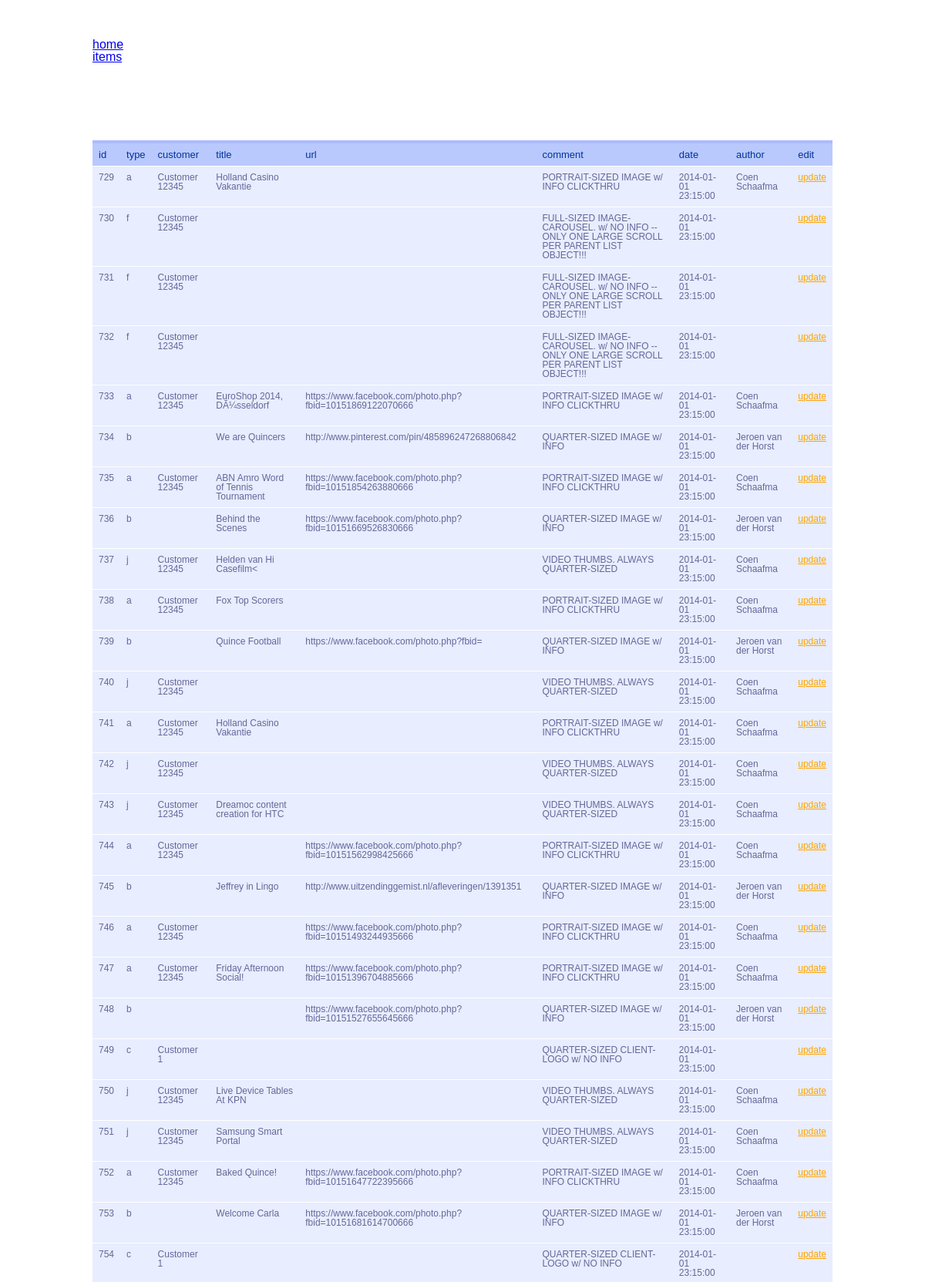
Screenshot of /admin/items.php (upper part) with the database file from the repository.
### tables this page shows
CREATE TABLE `items` (
  `id` int(11) NOT NULL AUTO_INCREMENT,
  `type` char(1) DEFAULT NULL,
  `comment` varchar(100) DEFAULT NULL,
  `date` datetime DEFAULT NULL,
  `customer` int(11) DEFAULT NULL,
  `title` varchar(100) DEFAULT NULL,
  `text` text,
  `author` int(11) DEFAULT NULL,
  `url` varchar(100) DEFAULT NULL,
  `portal` varchar(10) DEFAULT NULL,
  `ref` varchar(100) DEFAULT NULL,
  PRIMARY KEY (`id`),
  KEY `customer` (`customer`),
  KEY `author` (`author`),
  KEY `type` (`type`),
  CONSTRAINT `items_ibfk_1` FOREIGN KEY (`customer`) REFERENCES `customers` (`id`),
  CONSTRAINT `items_ibfk_2` FOREIGN KEY (`author`) REFERENCES `authors` (`id`),
  CONSTRAINT `items_ibfk_3` FOREIGN KEY (`type`) REFERENCES `types` (`type`)
);

CREATE TABLE `customers` (
  `id` int(11) NOT NULL AUTO_INCREMENT,
  `name` varchar(100) DEFAULT NULL,
  PRIMARY KEY (`id`)
);

CREATE TABLE `authors` (
  `id` int(11) NOT NULL AUTO_INCREMENT,
  `name` varchar(100) NOT NULL,
  `job` varchar(100) DEFAULT NULL,
  PRIMARY KEY (`id`)
);

### admin/items.php (the view, shortened to what this page needs)
<?php
$query = "SELECT items.id as id, items.type as type, customers.name as customer, items.title as title, items.url as url, items.comment as comment, items.date as date, authors.name as author
		FROM (items LEFT JOIN customers ON customers.id = items.customer) LEFT JOIN authors ON authors.id = items.author";
$result = mysql_query($query);
include 'inc/header.php';
include 'inc/nav.php';
?>
	<section  class="container clearhack">
		<table id="box-table-a">
			<thead>
				<tr>
					<th>id</th>
					<th>type</th>
					<th>customer</th>
					<th>title</th>
					<th>url</th>
					<th>comment</th>
					<th>date</th>
					<th>author</th>
					<th>edit</th>
				</tr>
			</thead>
			<tbody>
				<?php
				while($row = mysql_fetch_array($result)){
				echo "<tr>".
						"<td>" . $row['id'] . "</td>".
						"<td>" . $row['type'] . "</td>".
						"<td>" . $row['customer'] . "</td>".
						"<td>" . $row['title'] . "</td>".
						"<td>" . $row['url'] . "</td>".
						"<td>" . $row['comment'] . "</td>".
						"<td>" . $row['date'] . "</td>".
						"<td>" . $row['author'] . "</td>".
						'<td><a href="update.php?id=' . $row["id"] .'"' . '>update</a></td>'.
						"</tr>";
				}
			?>
			</tbody>
		</table>
	</section>
</body>
</head>

### admin/inc/header.php (shortened to what this page needs)
<!DOCTYPE html>
<html>
<head>
    <link href="css/reset.css" rel="stylesheet" />
    <link href="css/style.css" rel="stylesheet" />
</head>
<body>

### admin/inc/nav.php
<section class="container clearhack" >
	<header>
		<nav>
			<ul>
				<li><a href="index.php">home</a></li>
				<li><a href="items.php">items</a></li>
			</ul>
		</nav>
	</header>
</section>

### admin/css/style.css (style rules this page uses)
html, body { margin: 0; padding: 0; }
body { font-family: sans-serif; font-size: 16px; }
section { padding: 50px 0; }
table { font-family: Sans-Serif; font-size: 12px; text-align: left; border-collapse: collapse; width: 100%; }
table th { font-size: 13px; font-weight: normal; padding: 8px; background: #b9c9fe; border-top: 4px solid #aabcfe; border-bottom: 1px solid #fff; color: #039; }
table td { padding: 8px; background: #e8edff; border-bottom: 1px solid #fff; color: #669; border-top: 1px solid transparent; }
table tr a { color: orange; }
.container { margin: 0 auto; width: 960px; }
.clearhack { zoom: 1; }
.clearhack:before, .clearhack:after { content: ""; display: table; }
.clearhack:after { clear: both; }

### rows the page displays
items: id "729", type "a", customer.name "Customer 12345", title "Holland Casino Vakantie", comment "PORTRAIT-SIZED IMAGE w/ INFO CLICKTHRU", date "2014-01-01 23:15:00", author.name "Coen Schaafma"
items: id "730", type "f", customer.name "Customer 12345", comment "FULL-SIZED IMAGE-CAROUSEL. w/ NO INFO -- ONLY ONE LARGE SCROLL PER PARENT LIST OBJECT!!!", date "2014-01-01 23:15:00"
items: id "731", type "f", customer.name "Customer 12345", comment "FULL-SIZED IMAGE-CAROUSEL. w/ NO INFO -- ONLY ONE LARGE SCROLL PER PARENT LIST OBJECT!!!", date "2014-01-01 23:15:00"
items: id "732", type "f", customer.name "Customer 12345", comment "FULL-SIZED IMAGE-CAROUSEL. w/ NO INFO -- ONLY ONE LARGE SCROLL PER PARENT LIST OBJECT!!!", date "2014-01-01 23:15:00"
items: id "733", type "a", customer.name "Customer 12345", title "EuroShop 2014, DÃ¼sseldorf", url "https://www.facebook.com/photo.php?fbid=10151869122070666", comment "PORTRAIT-SIZED IMAGE w/ INFO CLICKTHRU", date "2014-01-01 23:15:00", author.name "Coen Schaafma"
items: id "734", type "b", title "We are Quincers", url "http://www.pinterest.com/pin/485896247268806842", comment "QUARTER-SIZED IMAGE w/ INFO", date "2014-01-01 23:15:00", author.name "Jeroen van der Horst"
items: id "735", type "a", customer.name "Customer 12345", title "ABN Amro Word of Tennis Tournament", url "https://www.facebook.com/photo.php?fbid=10151854263880666", comment "PORTRAIT-SIZED IMAGE w/ INFO CLICKTHRU", date "2014-01-01 23:15:00", author.name "Coen Schaafma"
items: id "736", type "b", title "Behind the Scenes", url "https://www.facebook.com/photo.php?fbid=10151669526830666", comment "QUARTER-SIZED IMAGE w/ INFO", date "2014-01-01 23:15:00", author.name "Jeroen van der Horst"
items: id "737", type "j", customer.name "Customer 12345", title "Helden van Hi Casefilm<", comment "VIDEO THUMBS. ALWAYS QUARTER-SIZED", date "2014-01-01 23:15:00", author.name "Coen Schaafma"
items: id "738", type "a", customer.name "Customer 12345", title "Fox Top Scorers", comment "PORTRAIT-SIZED IMAGE w/ INFO CLICKTHRU", date "2014-01-01 23:15:00", author.name "Coen Schaafma"
items: id "739", type "b", title "Quince Football", url "https://www.facebook.com/photo.php?fbid=", comment "QUARTER-SIZED IMAGE w/ INFO", date "2014-01-01 23:15:00", author.name "Jeroen van der Horst"
items: id "740", type "j", customer.name "Customer 12345", comment "VIDEO THUMBS. ALWAYS QUARTER-SIZED", date "2014-01-01 23:15:00", author.name "Coen Schaafma"
items: id "741", type "a", customer.name "Customer 12345", title "Holland Casino Vakantie", comment "PORTRAIT-SIZED IMAGE w/ INFO CLICKTHRU", date "2014-01-01 23:15:00", author.name "Coen Schaafma"
items: id "742", type "j", customer.name "Customer 12345", comment "VIDEO THUMBS. ALWAYS QUARTER-SIZED", date "2014-01-01 23:15:00", author.name "Coen Schaafma"
items: id "743", type "j", customer.name "Customer 12345", title "Dreamoc content creation for HTC", comment "VIDEO THUMBS. ALWAYS QUARTER-SIZED", date "2014-01-01 23:15:00", author.name "Coen Schaafma"
items: id "744", type "a", customer.name "Customer 12345", url "https://www.facebook.com/photo.php?fbid=10151562998425666", comment "PORTRAIT-SIZED IMAGE w/ INFO CLICKTHRU", date "2014-01-01 23:15:00", author.name "Coen Schaafma"
items: id "745", type "b", title "Jeffrey in Lingo", url "http://www.uitzendinggemist.nl/afleveringen/1391351", comment "QUARTER-SIZED IMAGE w/ INFO", date "2014-01-01 23:15:00", author.name "Jeroen van der Horst"
items: id "746", type "a", customer.name "Customer 12345", url "https://www.facebook.com/photo.php?fbid=10151493244935666", comment "PORTRAIT-SIZED IMAGE w/ INFO CLICKTHRU", date "2014-01-01 23:15:00", author.name "Coen Schaafma"
items: id "747", type "a", customer.name "Customer 12345", title "Friday Afternoon Social!", url "https://www.facebook.com/photo.php?fbid=10151396704885666", comment "PORTRAIT-SIZED IMAGE w/ INFO CLICKTHRU", date "2014-01-01 23:15:00", author.name "Coen Schaafma"
items: id "748", type "b", url "https://www.facebook.com/photo.php?fbid=10151527655645666", comment "QUARTER-SIZED IMAGE w/ INFO", date "2014-01-01 23:15:00", author.name "Jeroen van der Horst"
items: id "749", type "c", customer.name "Customer 1", comment "QUARTER-SIZED CLIENT-LOGO w/ NO INFO", date "2014-01-01 23:15:00"
items: id "750", type "j", customer.name "Customer 12345", title "Live Device Tables At KPN", comment "VIDEO THUMBS. ALWAYS QUARTER-SIZED", date "2014-01-01 23:15:00", author.name "Coen Schaafma"
items: id "751", type "j", customer.name "Customer 12345", title "Samsung Smart Portal", comment "VIDEO THUMBS. ALWAYS QUARTER-SIZED", date "2014-01-01 23:15:00", author.name "Coen Schaafma"
items: id "752", type "a", customer.name "Customer 12345", title "Baked Quince!", url "https://www.facebook.com/photo.php?fbid=10151647722395666", comment "PORTRAIT-SIZED IMAGE w/ INFO CLICKTHRU", date "2014-01-01 23:15:00", author.name "Coen Schaafma"
items: id "753", type "b", title "Welcome Carla", url "https://www.facebook.com/photo.php?fbid=10151681614700666", comment "QUARTER-SIZED IMAGE w/ INFO", date "2014-01-01 23:15:00", author.name "Jeroen van der Horst"
items: id "754", type "c", customer.name "Customer 1", comment "QUARTER-SIZED CLIENT-LOGO w/ NO INFO", date "2014-01-01 23:15:00"
